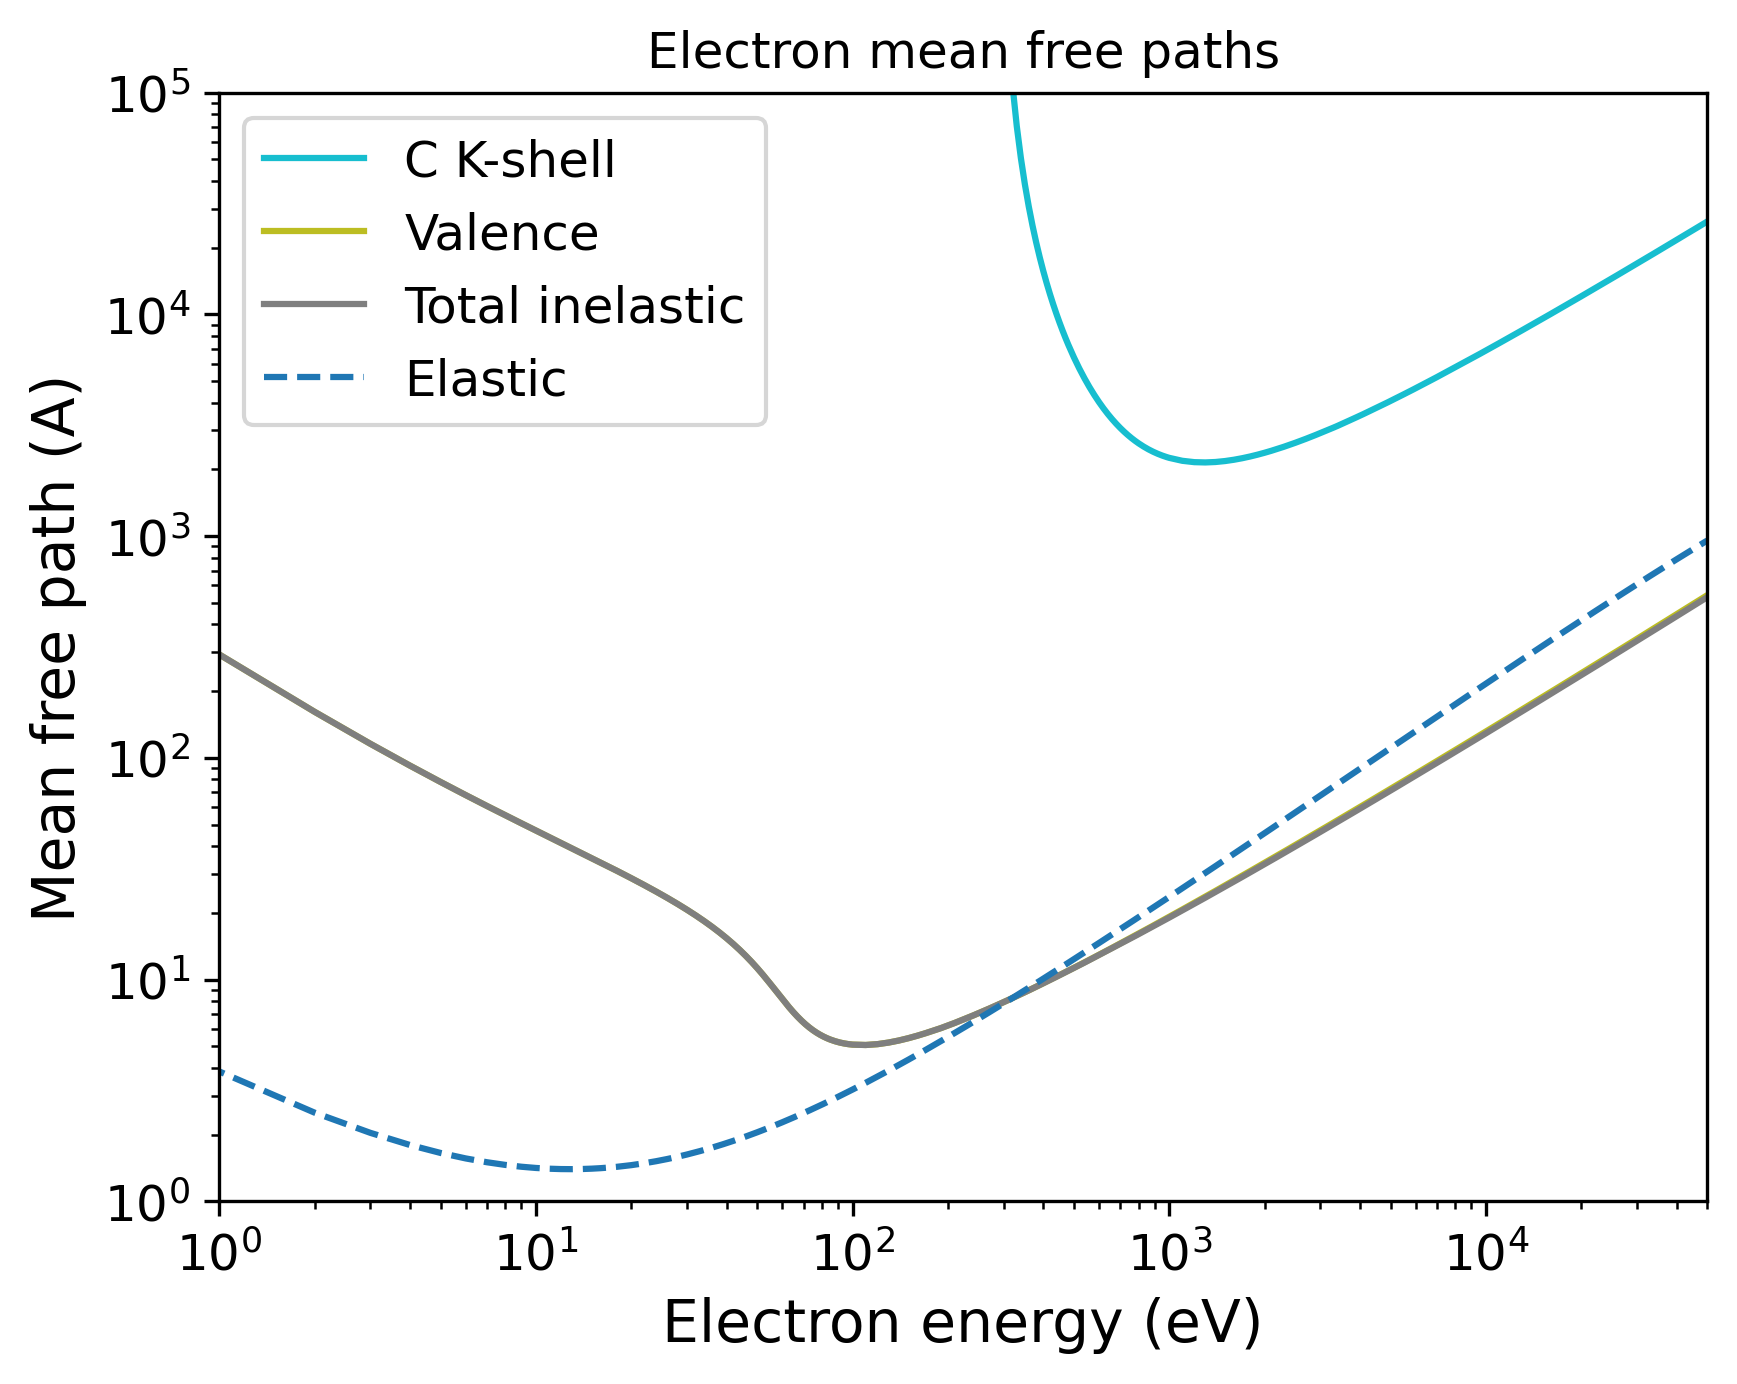

Write Python code to recreate this figure.
import pandas as pd
import numpy as np
import matplotlib.pyplot as plt
import matplotlib.cm as cm
# Set the format:
plt.xlabel("Electron energy (eV)", fontsize=14)
plt.ylabel("Mean free path (A)", fontsize=14)
plt.xticks(fontsize=12)
plt.yticks(fontsize=12)
plt.grid(False)
# Set the axes:
# Read the output file:
df = pd.read_csv(r"OUTPUT_Pentaheptite_Electron_IMFP.dat", sep=r'\s+', header=None, comment="#", skipinitialspace=True)
plt.xscale("log")
plt.yscale("log")
# Prepare the plot:
columns_to_plot = [ 1, 2, 3]
labels = [ "C K-shell", "Valence", "Total inelastic"]
# Create N distinct colors from a colormap
N = len(columns_to_plot)
colors = plt.cm.tab10(np.linspace(1, 0, 10))
# Set line styles:
linestyles = [ "-", "-", "-"]
for i, col in enumerate(columns_to_plot):
    color = colors[i % len(colors)]
    ls    = linestyles[i % len(linestyles)]
    label = labels[i % len(labels)]
    plt.plot(df.iloc[:, 0], df.iloc[:, col],
    color=color,
    label=label,
    linestyle=ls)
# Add a curve from the second file
df2 = pd.read_csv(r"OUTPUT_Pentaheptite_Electron_EMFP.dat", sep=r'\s+', header=None, comment="#", skipinitialspace=True)
columns_to_plot2 = [ 2]
labels2 = [ "Elastic"]
# Create second part of the plot:
for col, label in zip(columns_to_plot2, labels2):
    plt.plot(df2.iloc[:, 0], df2.iloc[:, col], label=label, linestyle="--")
plt.xlim(1.00000000,50000.00000000)
plt.ylim(1.00000000,100000.00000000)
plt.title("Electron mean free paths")
plt.legend(loc="best", fontsize=12)
# Save the plot in this format:
plt.savefig("OUTPUT_MFP_electron.png", dpi=300, bbox_inches="tight")
